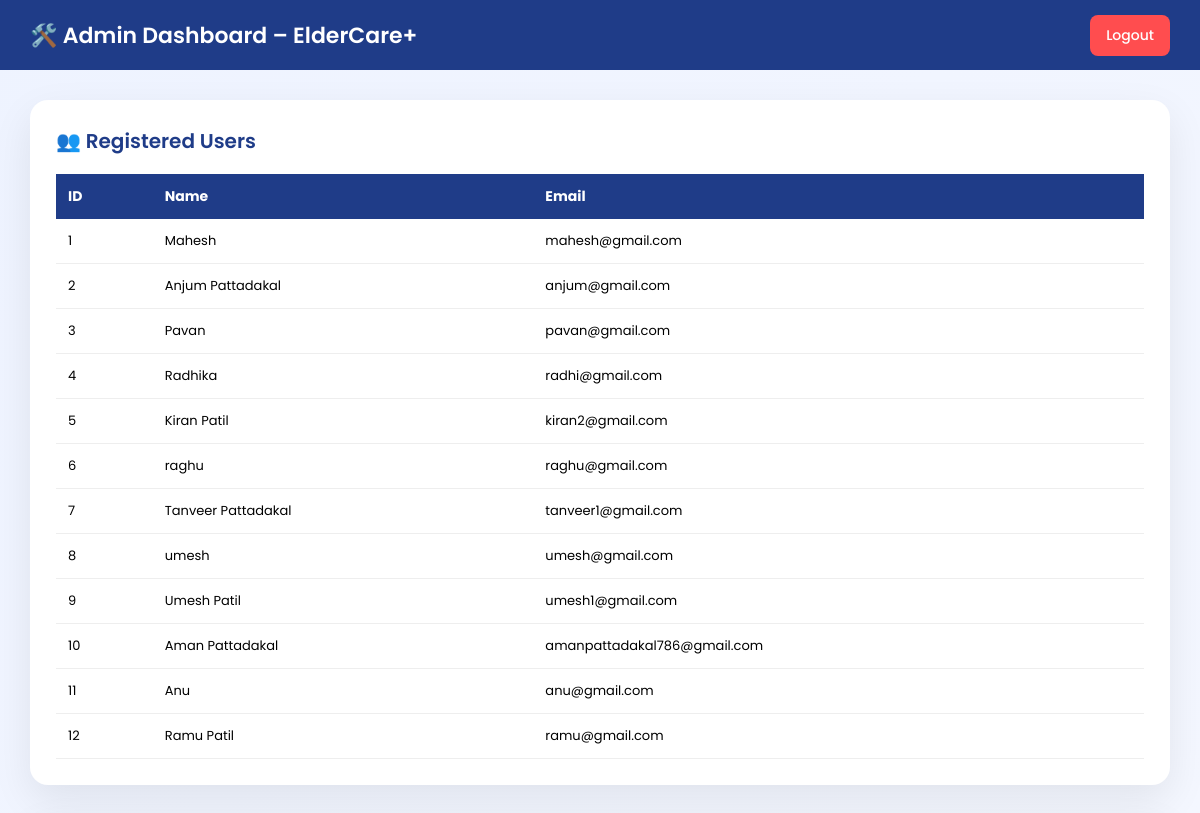
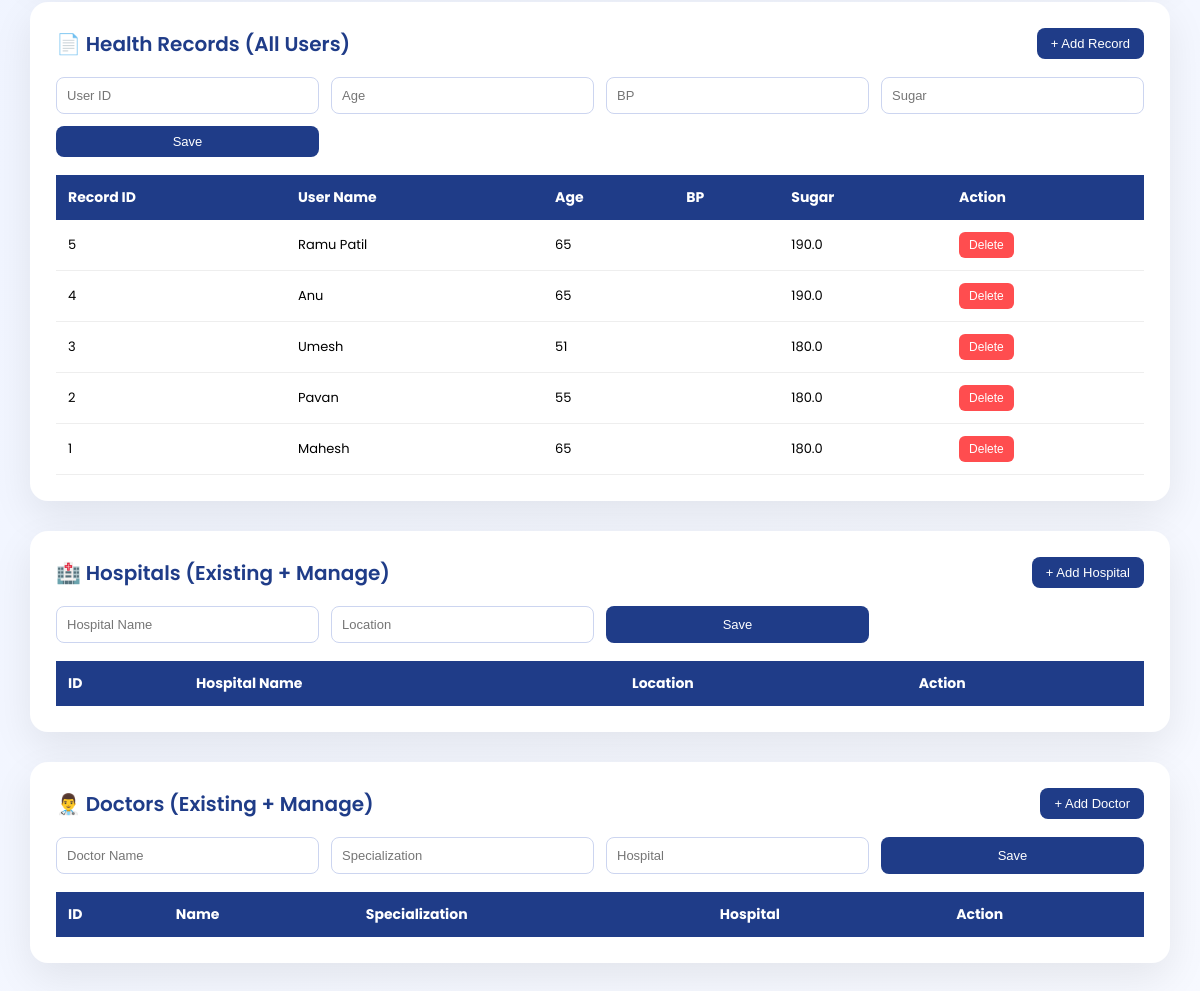
The app's page /admin_dashboard (signed in) with its own data (2 pictures, top to bottom).
### app.py (models this page shows, shortened)
class User(UserMixin, db.Model):
    id = db.Column(db.Integer, primary_key=True)
    name = db.Column(db.String(150))
    email = db.Column(db.String(150), unique=True)
    password = db.Column(db.String(200))

class HealthRecord(db.Model):
    id = db.Column(db.Integer, primary_key=True)
    user_id = db.Column(db.Integer, db.ForeignKey("user.id"), nullable=False)
    name = db.Column(db.String(150), nullable=False)
    age = db.Column(db.Integer, nullable=False)
    gender = db.Column(db.String(20), nullable=False)
    city = db.Column(db.String(150))
    systolic_bp = db.Column(db.Integer)
    diastolic_bp = db.Column(db.Integer)
    heart_rate = db.Column(db.Integer)
    temperature = db.Column(db.Float)
    weight = db.Column(db.Float)
    height = db.Column(db.Float)
    sugar = db.Column(db.Float)
    symptoms = db.Column(db.Text, nullable=False)
    history = db.Column(db.Text)
    medications = db.Column(db.Text)
    allergies = db.Column(db.Text)
    created_at = db.Column(db.DateTime, default=datetime.utcnow)

### app.py (the view)
@app.route("/admin_dashboard")
def admin_dashboard():
    if not session.get('admin'):
        flash("Please login as admin", "warning")
        return redirect(url_for("admin_login"))
    users = User.query.all()
    records = HealthRecord.query.order_by(HealthRecord.created_at.desc()).all()
    return render_template("admin_dashboard.html", users=users, records=records)

### templates/admin_dashboard.html (shortened to what this page needs)
<!DOCTYPE html>
<html lang="en">
<head>
</head>
<body>
<div class="header">
    <h1>🛠️ Admin Dashboard – ElderCare+</h1>
    <a href="/logout" class="logout-btn">Logout</a>
</div>
<div class="container">
<div class="section-box">
    <div class="section-title">👥 Registered Users</div>
    <table>
        <tr>
            <th>ID</th><th>Name</th><th>Email</th>
        </tr>
        {% for u in users %}
        <tr>
            <td>{{ u.id }}</td>
            <td>{{ u.name }}</td>
            <td>{{ u.email }}</td>
        </tr>
        {% endfor %}
    </table>
</div>
<div class="section-box">
    <div class="section-title">
        📄 Health Records (All Users)
        <button class="add-btn">+ Add Record</button>
    </div>
    <form class="form-box" method="POST" action="/add_record">
        <input name="user_id" placeholder="User ID">
        <input name="age" placeholder="Age">
        <input name="bp" placeholder="BP">
        <input name="sugar" placeholder="Sugar">
        <button class="add-btn">Save</button>
    </form>
    <table>
        <tr>
            <th>Record ID</th>
            <th>User Name</th>
            <th>Age</th>
            <th>BP</th>
            <th>Sugar</th>
            <th>Action</th>
        </tr>
        {% for r in records %}
        <tr>
            <td>{{ r.id }}</td>
            <td>{{ r.name }}</td>
            <td>{{ r.age }}</td>
            <td>{{ r.bp }}</td>
            <td>{{ r.sugar }}</td>
            <td>
                <a href="/delete_record/{{ r.id }}">
                    <button class="delete-btn">Delete</button>
                </a>
            </td>
        </tr>
        {% endfor %}
    </table>
</div>
<div class="section-box">
    <div class="section-title">
        🏥 Hospitals (Existing + Manage)
        <button class="add-btn">+ Add Hospital</button>
    </div>
    <form class="form-box" method="POST" action="/add_hospital">
        <input name="name" placeholder="Hospital Name">
        <input name="location" placeholder="Location">
        <button class="add-btn">Save</button>
    </form>
    <table>
        <tr>
            <th>ID</th><th>Hospital Name</th><th>Location</th><th>Action</th>
        </tr>
    </table>
</div>
<div class="section-box">
    <div class="section-title">
        👨‍⚕️ Doctors (Existing + Manage)
        <button class="add-btn">+ Add Doctor</button>
    </div>
    <form class="form-box" method="POST" action="/add_doctor">
        <input name="name" placeholder="Doctor Name">
        <input name="specialization" placeholder="Specialization">
        <input name="hospital" placeholder="Hospital">
        <button class="add-btn">Save</button>
    </form>
    <table>
        <tr>
            <th>ID</th>
            <th>Name</th>
            <th>Specialization</th>
            <th>Hospital</th>
            <th>Action</th>
        </tr>
    </table>
</div>
</div>
</body>
</html>

### templates/admin_dashboard.html (style rules this page uses)
body { margin: 0; font-family: "Poppins", sans-serif; background: linear-gradient(135deg, #eef3ff, #f7f9ff); }
.header { height: 70px; background: #1f3c88; color: white; display: flex; align-items: center; justify-content: space-between; padding: 0 30px; }
.header h1 { font-size: 22px; font-weight: 600; }
.logout-btn { background: #ff4d4f; padding: 10px 16px; border-radius: 8px; text-decoration: none; color: white; font-size: 14px; font-weight: 500; }
.container { padding: 30px; }
.section-box { background: white; border-radius: 18px; padding: 26px; margin-bottom: 30px; box-shadow: 0 15px 40px rgba(0,0,0,0.08); }
.section-title { font-size: 20px; color: #1f3c88; margin-bottom: 18px; font-weight: 600; display: flex; justify-content: space-between; align-items: center; }
.add-btn { background: #1f3c88; color: white; padding: 8px 14px; border-radius: 8px; font-size: 13px; border: none; cursor: pointer; }
.delete-btn { background: #ff4d4f; color: white; padding: 6px 10px; border-radius: 6px; border: none; font-size: 12px; cursor: pointer; }
table { width: 100%; border-collapse: collapse; margin-top: 10px; }
th { background: #1f3c88; color: white; padding: 12px; font-size: 14px; text-align: left; }
td { padding: 12px; font-size: 13px; border-bottom: 1px solid #eee; }
.form-box { display: grid; grid-template-columns: repeat(4, 1fr); gap: 12px; margin-bottom: 18px; }
.form-box input { padding: 10px; border-radius: 8px; border: 1px solid #ccd5f0; font-size: 13px; }

### records on screen
User: id "1", name "Mahesh", email "mahesh@gmail.com"
User: id "2", name "Anjum Pattadakal", email "anjum@gmail.com"
User: id "3", name "Pavan", email "pavan@gmail.com"
User: id "4", name "Radhika", email "radhi@gmail.com"
User: id "5", name "Kiran Patil", email "kiran2@gmail.com"
User: id "6", name "raghu", email "raghu@gmail.com"
User: id "7", name "Tanveer Pattadakal", email "tanveer1@gmail.com"
User: id "8", name "umesh", email "umesh@gmail.com"
User: id "9", name "Umesh Patil", email "umesh1@gmail.com"
User: id "10", name "Aman Pattadakal", email "amanpattadakal786@gmail.com"
User: id "11", name "Anu", email "anu@gmail.com"
User: id "12", name "Ramu Patil", email "ramu@gmail.com"
HealthRecord: id "5", name "Ramu Patil", age "65", sugar "190.0"
HealthRecord: id "4", name "Anu", age "65", sugar "190.0"
HealthRecord: id "3", name "Umesh", age "51", sugar "180.0"
HealthRecord: id "2", name "Pavan", age "55", sugar "180.0"
HealthRecord: id "1", name "Mahesh", age "65", sugar "180.0"
